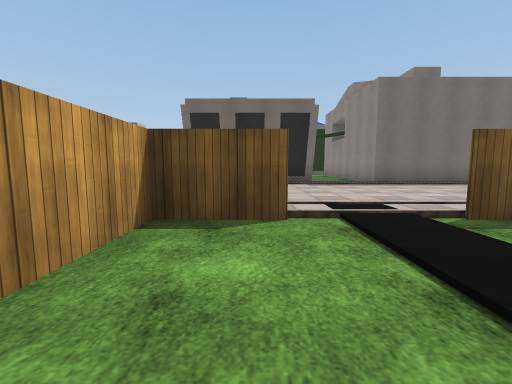
[1] (above)

24 first-person views from a walk through a scene from a Unity 3-D project. The camera is 1.2 m above the floor, tilts 6° down and sees 90° across. The floor is counted in squares, 2 m on a side. Each view is taken from the middle of a square. On the plan, view 1 faces up. The plan holds only what a view shows up to about 9 squares ahead; the rest is blank. The place goes on beyond the plan. The player character is not drawn. Some surface patterns are stand-ins.

[2]
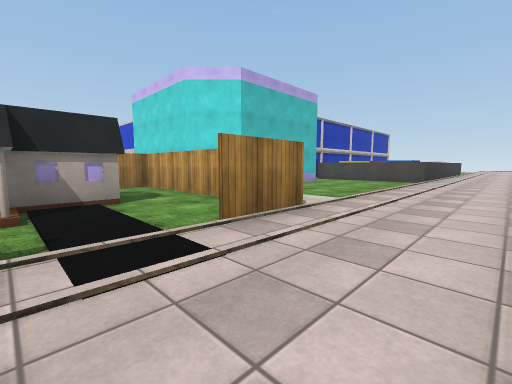

[3]
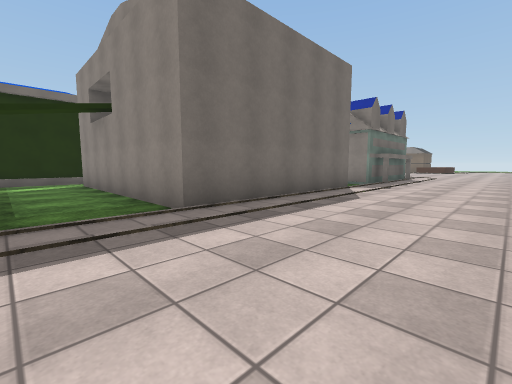

[4]
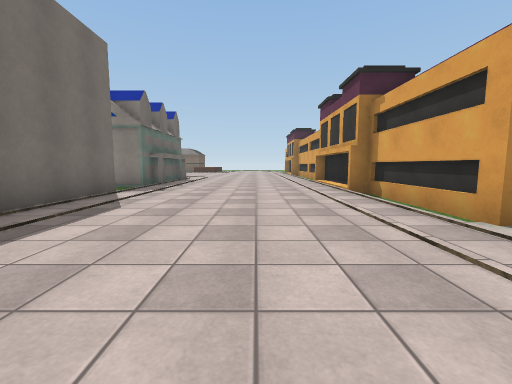

[5]
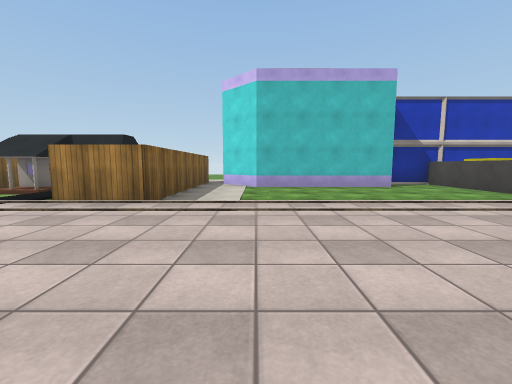

[6]
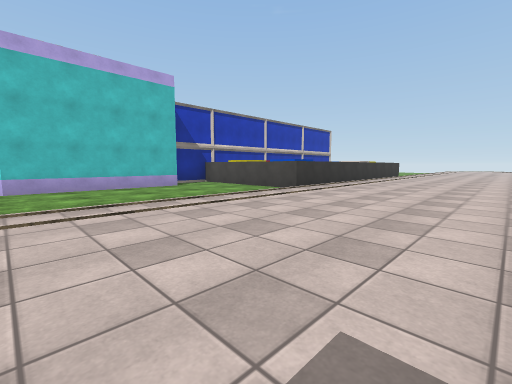

[7]
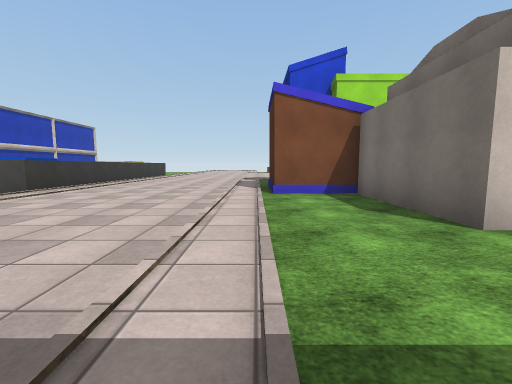

[8]
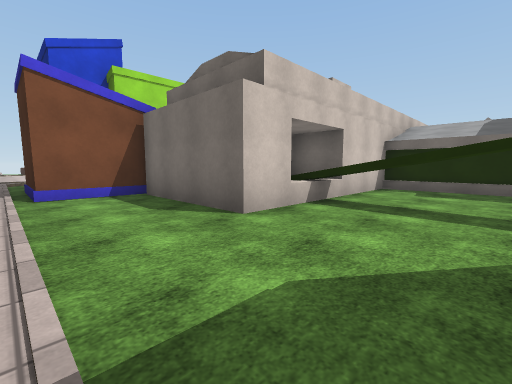

[9]
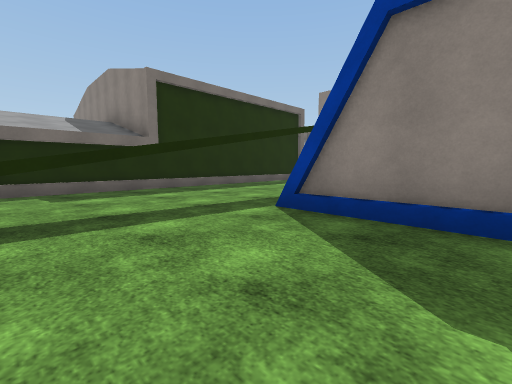

[10]
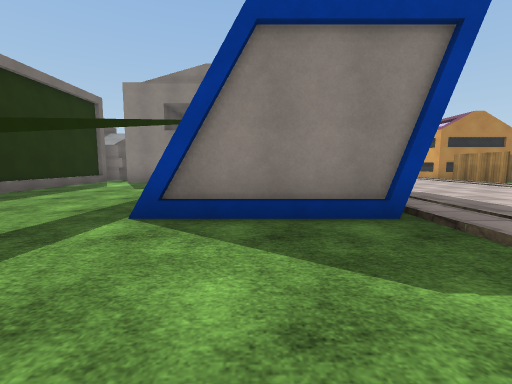

[11]
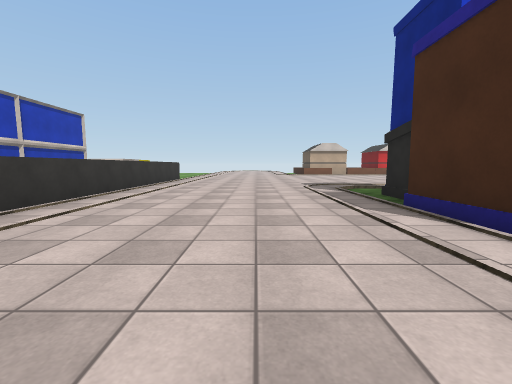

[12]
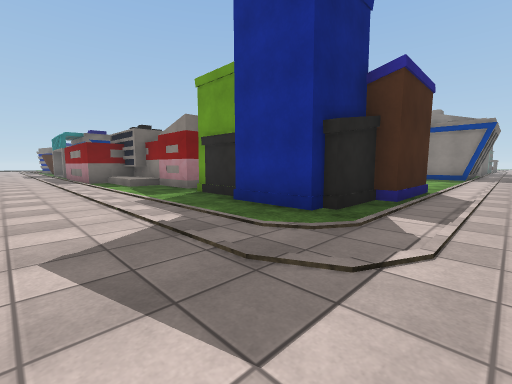

[13]
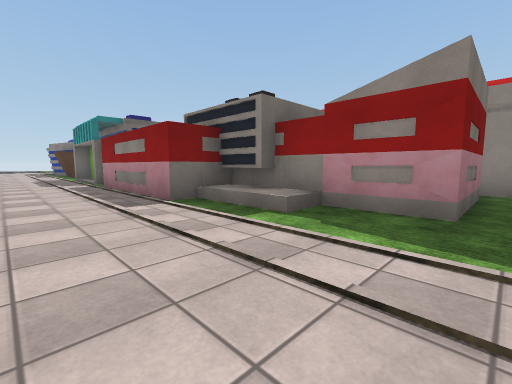

[14]
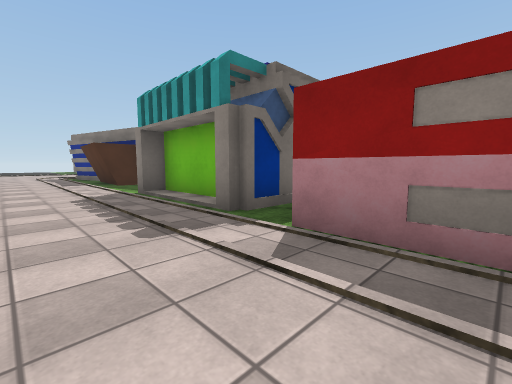

[15]
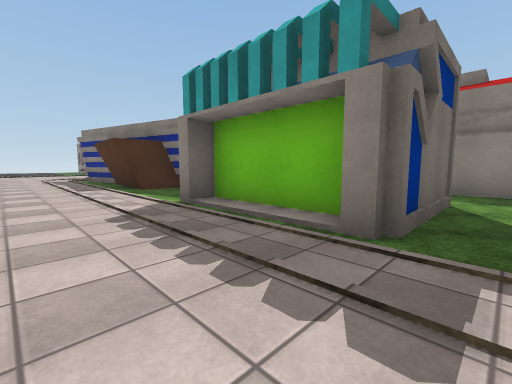

[16]
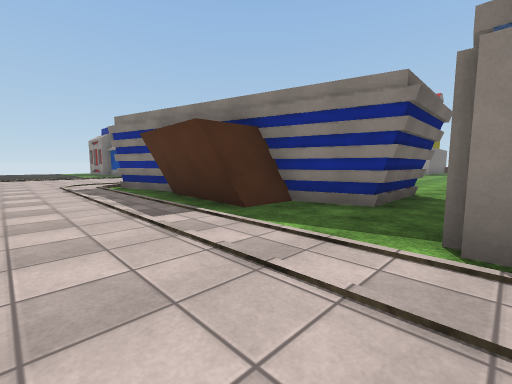

[17]
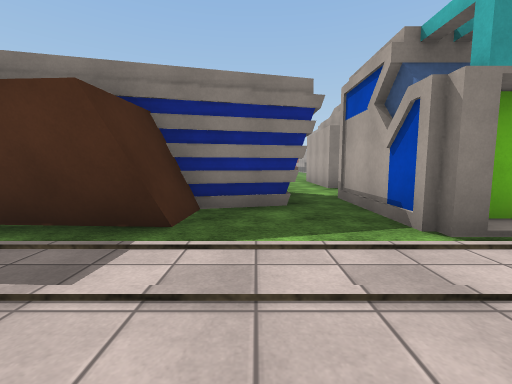

[18]
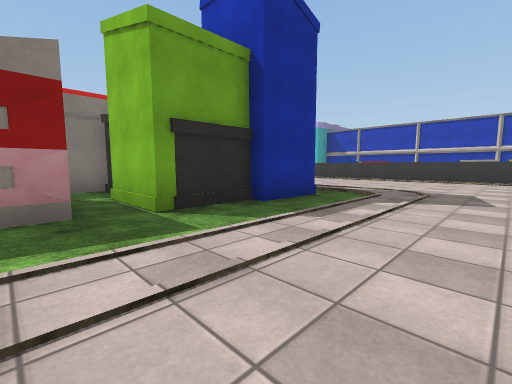

[19]
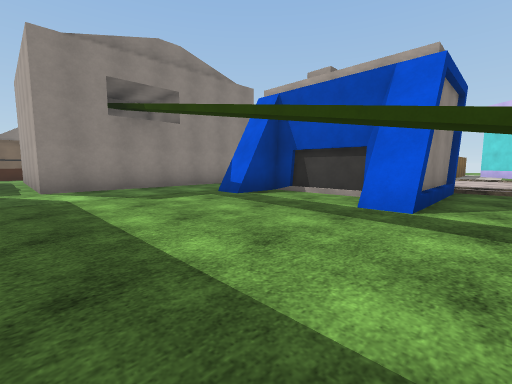

[20]
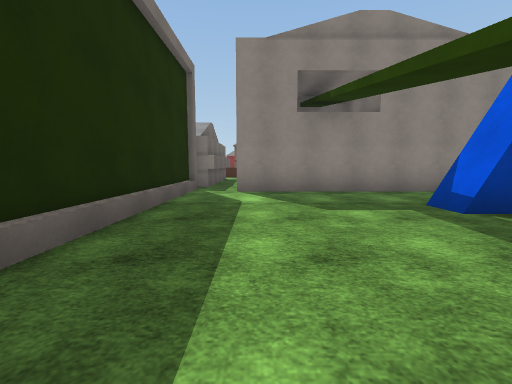

[21]
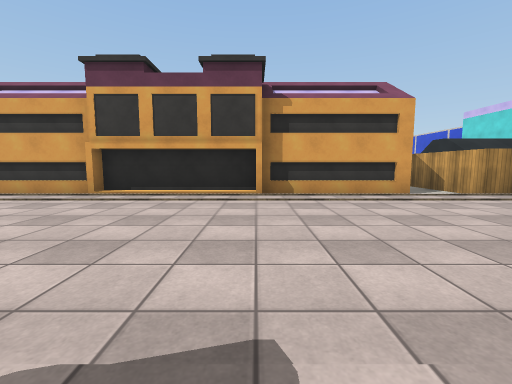

[22]
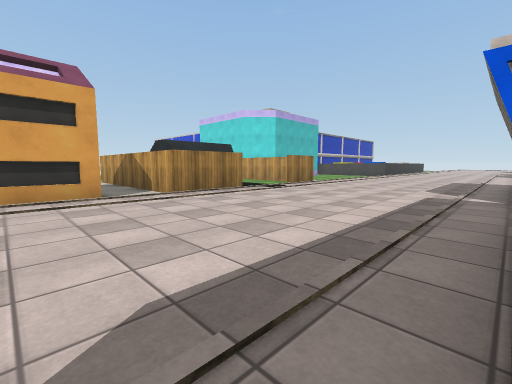

[23]
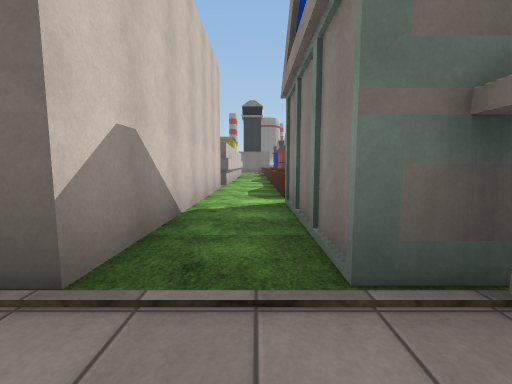

[24]
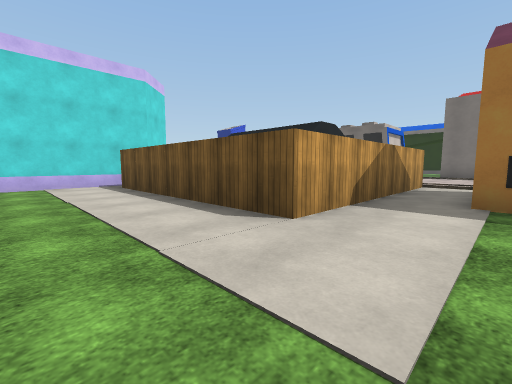

### Floor plan
Key: @ floor where view 1 was taken; # wall or solid block; x gap in a wall; . floor; / step, stairs or slope; ^ raised ledge; O other object.
Columns run from 16 left of view 1 to 13 right of it. Each row starts with its distance up from view 1.
 32 ../#
 31 ../#
 30 ../#
 29 ../##
 28 ../.###...
 27 ../.......
 26 ../O##..##
 25 ../##
 24 ../#
 23 ../###.#
 22 ../....#
 21 ../#
 20 ../#
 19 ../#
 18 ../##
 17 ..//#
 16 ..//#     ############   #.
 15 ..//#     #..........#   #.O
 14 ../.###   #.........##   #.O
 13 ../.....###.........#    #.O
 12 ../.###.##^^x.......#    #.O
 11 ../.#  ####...O..O..#    #.#
 10 ../.#  #......####/.#    #.#
  9 ../.####......#   /.######.##
  8 ...///////////OOOO//////////#
  7 ..............................
  6 ..............................
  5 ..............................
  4 ..............................
  3 ///////////////OO//OO/////////
  2 ########...... O....O ########
  1        #...... O..OOO
  0        #...... O@###O O
 -1        #.##### O.OOOO .
 -2        ###    OO.   O .
 -3               #OOOOOO .
 -4               O........
 -5               #........

Where each view was taken, in squares from view 1:
view 1: 0 up, 0 right, facing up
view 2: 5 up, 2 right, facing down-left
view 3: 5 up, 2 right, facing up-right
view 4: 5 up, 3 right, facing right
view 5: 7 up, 3 left, facing down
view 6: 7 up, 3 left, facing down-left
view 7: 8 up, 3 left, facing left
view 8: 8 up, 3 left, facing up-left
view 9: 9 up, 5 left, facing up-right
view 10: 10 up, 5 left, facing right
view 11: 6 up, 7 left, facing left
view 12: 7 up, 16 left, facing up-right
view 13: 13 up, 16 left, facing up-right
view 14: 20 up, 16 left, facing up-right
view 15: 22 up, 16 left, facing up-right
view 16: 26 up, 16 left, facing up-right
view 17: 28 up, 16 left, facing right
view 18: 14 up, 16 left, facing down-right
view 19: 15 up, 3 left, facing down-right
view 20: 14 up, 2 left, facing right
view 21: 8 up, 9 right, facing down
view 22: 8 up, 7 right, facing down-left
view 23: 7 up, 10 right, facing up
view 24: 5 down, 6 right, facing up-left
